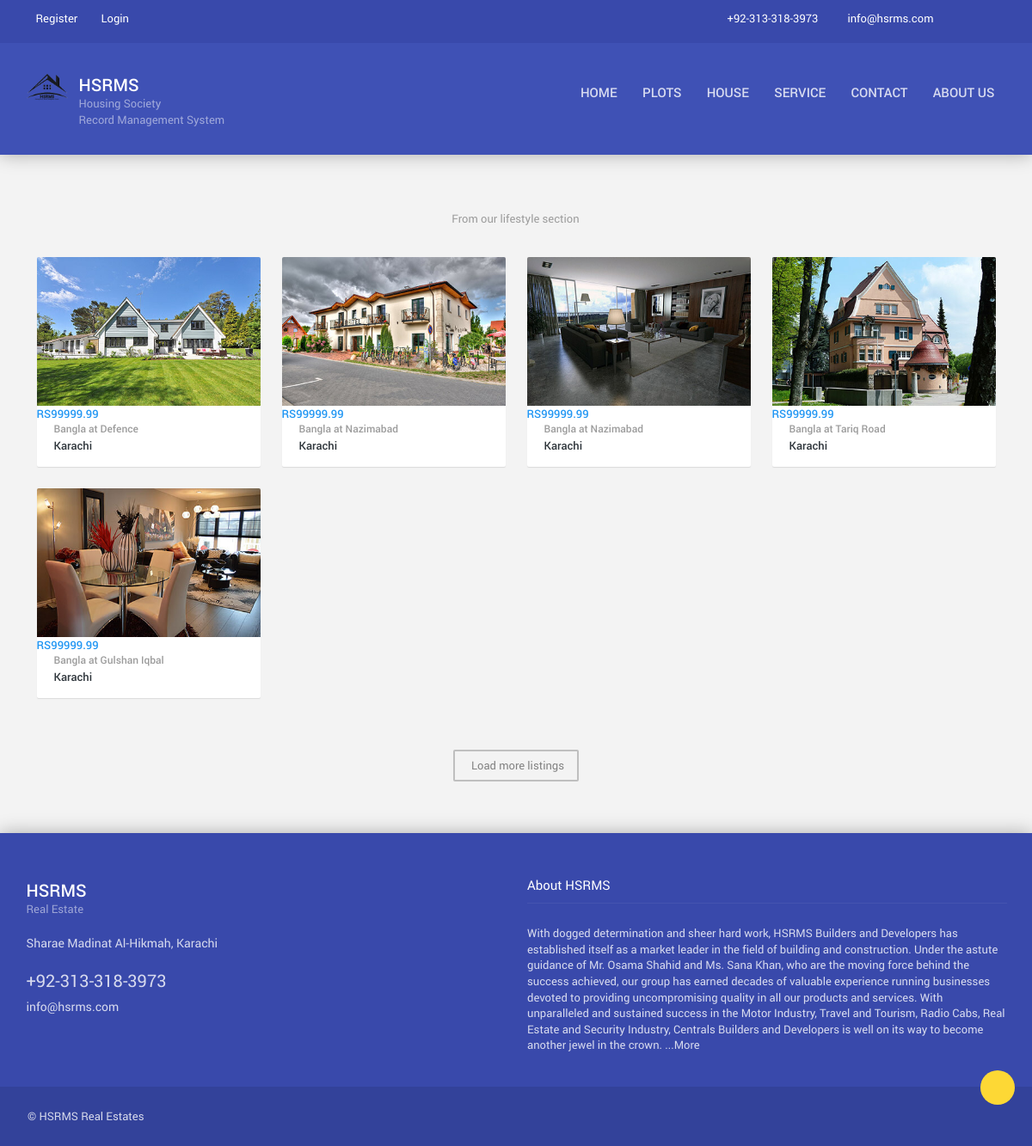
Page /front/front/house.php on the committed database.
### tables this page shows
CREATE TABLE `book_upload` (
  `sno` int(11) NOT NULL,
  `book_id` int(11) NOT NULL,
  `isbn` varchar(20) DEFAULT NULL,
  `title` varchar(50) DEFAULT NULL,
  `subtitle` varchar(50) DEFAULT NULL,
  `author` varchar(50) DEFAULT NULL,
  `lang` varchar(10) DEFAULT NULL,
  `rel_date` date DEFAULT NULL,
  `pages` int(5) DEFAULT NULL,
  `book_cond` varchar(50) DEFAULT NULL,
  `type` varchar(10) DEFAULT NULL,
  `cat_id` int(3) DEFAULT NULL,
  `descp` text,
  `price` decimal(7,2) DEFAULT NULL,
  `publisher` varchar(50) DEFAULT NULL,
  `img_id` int(5) DEFAULT NULL,
  `uid` int(5) DEFAULT NULL,
  `sysdate` date DEFAULT NULL
);

CREATE TABLE `img_upload` (
  `img_id` int(5) NOT NULL,
  `img_path_1` varchar(200) DEFAULT NULL,
  `img_path_2` varchar(200) DEFAULT NULL,
  `img_path_3` varchar(200) DEFAULT NULL,
  `uid` int(5) DEFAULT NULL,
  `sysdate` date DEFAULT NULL
);

### front/front/house.php (the view, shortened to what this page needs)
<!DOCTYPE html>
<html lang="en">
<head>
    <link href="vendors/bower_components/material-design-iconic-font/dist/css/material-design-iconic-font.min.css" rel="stylesheet">
    <link rel="stylesheet" href="vendors/bower_components/animate.css/animate.min.css">
    <link rel="stylesheet" href="vendors/bower_components/select2/dist/css/select2.min.css">
    <link rel="stylesheet" href="vendors/bower_components/nouislider/distribute/nouislider.min.css">
    <link rel="stylesheet" href="css/app_1.min.css">
    <link rel="stylesheet" href="css/app_2.min.css">
</head>
<body>
        <?php include "header.php"; ?>
        <section class="section">
            <div class="container">
                <header class="section__title">
                    <small>From our lifestyle section</small>
                </header>
<?php
if(isset($_GET['q'])){
$cat_id = $_GET['q'];
$select_query = "SELECT * from book_upload bu, img_upload iu where cat_id = '".$cat_id."' and bu.img_id = iu.img_id order by bu.book_id desc";
$sql = mysql_query($select_query) or die(mysql_error());
while($row = mysql_fetch_array($sql,MYSQL_BOTH))
{
?>
                <div class="row listings-grid">
                    <div class="col-sm-6 col-md-3">
                        <div class="listings-grid__item">
                            <a href="property_detail.php?q=<?php echo $row['book_id']; ?>">
                                <div class="listings-grid__main">
                                    <img src="<?php echo $row["img_path_1"]; ?>" alt="">
                                    <div class="listings-grid__price">RS<?php echo $row["price"]; ?></div>
                                </div>
                                <div class="listings-grid__body">
                                    <small><?php echo $row["title"]; ?></small>
                                    <h5><?php echo $row["author"]; ?></h5>
                                </div>
                            </a>
                            <div class="actions listings-grid__favorite">
                                <div class="actions__toggle">
                                    <input type="checkbox">
                                    <i class="zmdi zmdi-favorite-outline"></i>
                                    <i class="zmdi zmdi-favorite"></i>
                                </div>
                            </div>
                        </div>
                    </div>
          <?php
}
}
else
{
$select_query = "SELECT * from book_upload bu, img_upload iu where bu.img_id = iu.img_id order by bu.book_id desc";
$sql = mysql_query($select_query) or die(mysql_error());
while($row = mysql_fetch_array($sql,MYSQL_BOTH))
{
?>
                    <div class="col-sm-6 col-md-3">
                        <div class="listings-grid__item">
                            <a href="property_detail.php?q=<?php echo $row['book_id']; ?>">
                                <div class="listings-grid__main">
                                    <img src="<?php echo $row["img_path_1"]; ?>" alt="">
                                    <div class="listings-grid__price">RS<?php echo $row["price"]; ?></div>
                                </div>
                                <div class="listings-grid__body">
                                    <small><?php echo $row["title"]; ?></small>
                                    <h5><?php echo $row["author"]; ?></h5>
                                </div>
                            </a>
                            <div class="actions listings-grid__favorite">
                                <div class="actions__toggle">
                                </div>
                            </div>
                        </div>
                    </div>
<?php
}
}
?>
                </div>
                <div class="load-more">
                    <a href="#"><i class="zmdi zmdi-refresh-alt"></i> Load more listings</a>
                </div>
        </section>
        <?php include "footer.php"; ?>
</body>
</html>

### front/front/header.php (shortened to what this page needs)
<!doctype html>
<html>
<head>
    <link href="vendors/bower_components/material-design-iconic-font/dist/css/material-design-iconic-font.min.css" rel="stylesheet">
    <link rel="stylesheet" href="vendors/bower_components/animate.css/animate.min.css">
    <link rel="stylesheet" href="vendors/bower_components/select2/dist/css/select2.min.css">
    <link rel="stylesheet" href="vendors/bower_components/slick-carousel/slick/slick.css">
    <link rel="stylesheet" href="vendors/bower_components/nouislider/distribute/nouislider.min.css">
    <link rel="stylesheet" href="css/app_1.min.css">
    <link rel="stylesheet" href="css/app_2.min.css">
</head>
<body>
    <header id="header">
        <div class="header__top">
            <div class="container">
                <ul class="top-nav">
				<?php if (empty(@$_SESSION['id'])){ ?>
                    <li class="dropdown top-nav__guest">
                        <a data-toggle="dropdown" href="#">Register</a>
                    </li>
                    <li class="dropdown top-nav__guest">
                        <a data-toggle="dropdown" href="#" data-rmd-action="switch-login">Login</a>
                    </li>
				<?php } ?>
                    <li class="pull-right top-nav__icon">
                        <a href="#"><i class="zmdi zmdi-facebook"></i></a>
                    </li>
                    <li class="pull-right top-nav__icon">
                        <a href="#"><i class="zmdi zmdi-twitter"></i></a>
                    </li>
                    <li class="pull-right top-nav__icon">
                        <a href="#"><i class="zmdi zmdi-google"></i></a>
                    </li>
                    <li class="pull-right hidden-xs"><span><i class="zmdi zmdi-email"></i>info@hsrms.com</span></li>
                    <li class="pull-right hidden-xs"><span><i class="zmdi zmdi-phone"></i>+92-313-318-3973</span></li>
                </ul>
            </div>
        </div>
        <div class="header__main">
            <div class="container">
                <a class="logo" href="index.php">
                    <img src="img/HSRMS-logo.png" alt="">
                    <div class="logo__text">
                        <span>HSRMS</span>
                        <span> Housing Society<br>Record Management System</span>
                    </div>
                </a>
                <ul class="navigation">
                    	<li><a href="index.php">Home</a></li>
                        <li><a href="plots.php">Plots</a></li>
                     	<li><a href="house.php">House</a></li>
						<li><a href="services.php">Service</a></li>
                        <li><a href="contact_us.php">Contact</a></li>
						<li><a href="about_us.php">About Us</a></li>
                </ul>
            </div>
        </div>
    </header>
</body>
</html>

### front/front/footer.php (shortened to what this page needs)
<!doctype html>
<html>
<head>
    <link href="vendors/bower_components/material-design-iconic-font/dist/css/material-design-iconic-font.min.css" rel="stylesheet">
    <link rel="stylesheet" href="vendors/bower_components/animate.css/animate.min.css">
    <link rel="stylesheet" href="vendors/bower_components/select2/dist/css/select2.min.css">
    <link rel="stylesheet" href="vendors/bower_components/rateYo/src/jquery.rateyo.css">
    <link rel="stylesheet" href="css/app_1.min.css">
    <link rel="stylesheet" href="css/app_2.min.css">
</head>
<body>
 <footer id="footer">
        <div class="container hidden-xs">
            <div class="row">
                <div class="col-sm-6">
                    <div class="footer__block">
                        <a class="logo clearfix" href="#">
                            <div class="logo__text">
                                <span>HSRMS</span>
                                <span> Real Estate</span>
                            </div>
                        </a>
                        <address class="m-t-20 m-b-20 f-14">
                                Sharae Madinat Al-Hikmah,
                                 Karachi
                            </address>
                        <div class="f-20">+92-313-318-3973</div>
                        <div class="f-14 m-t-5">info@hsrms.com</div>
                        <div class="f-20 m-t-20">
                        </div>
                    </div>
                </div>
                <div class="col-sm-6">
                    <div class="footer__block">
                        <div class="footer__title">About HSRMS</div>
                        <div>
With dogged determination and sheer hard work, HSRMS Builders and Developers has established itself as a market leader in the field of building and construction. Under the astute guidance of Mr. Osama Shahid and Ms. Sana Khan, who are the moving force behind the success achieved, our group has earned decades of valuable experience running businesses devoted to providing uncompromising quality in all our products and services. With unparalleled and sustained success in the Motor Industry, Travel and Tourism, Radio Cabs, Real Estate and Security Industry, Centrals Builders and Developers is well on its way to become another jewel in the crown.
...<a href="team.html">More</a>
                        </div>
                    </div>
                </div>
            </div>
        </div>
        <div class="footer__bottom">
            <div class="container">
                <span class="footer__copyright">© HSRMS Real Estates</span>
            </div>
            <div class="footer__to-top" data-rmd-action="scroll-to" data-rmd-target="html">
            </div>
        </div>
    </footer>
</body>
</html>

### rows in the picture
book_upload: img.img_path_1 (picture), price "99999.99", title "Bangla at Defence", author "Karachi"
book_upload: img.img_path_1 (picture), price "99999.99", title "Bangla at Nazimabad", author "Karachi"
book_upload: img.img_path_1 (picture), price "99999.99", title "Bangla at Nazimabad", author "Karachi"
book_upload: img.img_path_1 (picture), price "99999.99", title "Bangla at Tariq Road", author "Karachi"
book_upload: img.img_path_1 (picture), price "99999.99", title "Bangla at Gulshan Iqbal", author "Karachi"
